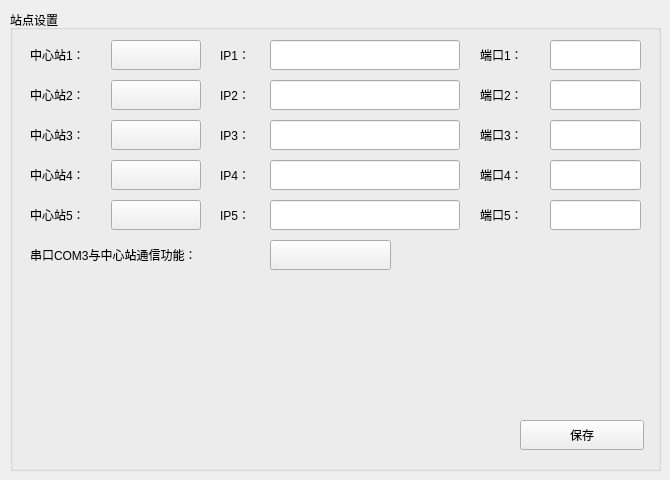
    <widget class="QWidget" name="page_4">
     <widget class="QGroupBox" name="gbox_site">
      <property name="geometry">
       <rect>
        <x>10</x>
        <y>10</y>
        <width>651</width>
        <height>461</height>
       </rect>
      </property>
      <property name="styleSheet">
       <string notr="true"/>
      </property>
      <property name="title">
       <string>站点设置</string>
      </property>
      <widget class="QLabel" name="label_47">
       <property name="geometry">
        <rect>
         <x>20</x>
         <y>30</y>
         <width>90</width>
         <height>30</height>
        </rect>
       </property>
       <property name="text">
        <string>中心站1：</string>
       </property>
       <property name="buddy">
        <cstring>btn_server1Open</cstring>
       </property>
      </widget>
      <widget class="QLabel" name="label_53">
       <property name="geometry">
        <rect>
         <x>20</x>
         <y>70</y>
         <width>90</width>
         <height>30</height>
        </rect>
       </property>
       <property name="text">
        <string>中心站2：</string>
       </property>
       <property name="buddy">
        <cstring>btn_server2Open</cstring>
       </property>
      </widget>
      <widget class="QLabel" name="label_54">
       <property name="geometry">
        <rect>
         <x>20</x>
         <y>110</y>
         <width>90</width>
         <height>30</height>
        </rect>
       </property>
       <property name="text">
        <string>中心站3：</string>
       </property>
       <property name="buddy">
        <cstring>btn_server3Open</cstring>
       </property>
      </widget>
      <widget class="QLabel" name="label_55">
       <property name="geometry">
        <rect>
         <x>20</x>
         <y>150</y>
         <width>90</width>
         <height>30</height>
        </rect>
       </property>
       <property name="text">
        <string>中心站4：</string>
       </property>
       <property name="buddy">
        <cstring>btn_server4Open</cstring>
       </property>
      </widget>
      <widget class="mySwitchButton" name="btn_server1Open">
       <property name="geometry">
        <rect>
         <x>101</x>
         <y>30</y>
         <width>90</width>
         <height>30</height>
        </rect>
       </property>
       <property name="text">
        <string/>
       </property>
       <property name="autoDefault">
        <bool>true</bool>
       </property>
      </widget>
      <widget class="mySwitchButton" name="btn_server2Open">
       <property name="geometry">
        <rect>
         <x>101</x>
         <y>70</y>
         <width>90</width>
         <height>30</height>
        </rect>
       </property>
       <property name="text">
        <string/>
       </property>
       <property name="autoDefault">
        <bool>true</bool>
       </property>
      </widget>
      <widget class="mySwitchButton" name="btn_server3Open">
       <property name="geometry">
        <rect>
         <x>101</x>
         <y>110</y>
         <width>90</width>
         <height>30</height>
        </rect>
       </property>
       <property name="text">
        <string/>
       </property>
       <property name="autoDefault">
        <bool>true</bool>
       </property>
      </widget>
      <widget class="mySwitchButton" name="btn_server4Open">
       <property name="geometry">
        <rect>
         <x>101</x>
         <y>150</y>
         <width>90</width>
         <height>30</height>
        </rect>
       </property>
       <property name="text">
        <string/>
       </property>
       <property name="autoDefault">
        <bool>true</bool>
       </property>
      </widget>
      <widget class="QLabel" name="label_56">
       <property name="geometry">
        <rect>
         <x>210</x>
         <y>30</y>
         <width>50</width>
         <height>30</height>
        </rect>
       </property>
       <property name="text">
        <string>IP1：</string>
       </property>
       <property name="buddy">
        <cstring>txtIP1</cstring>
       </property>
      </widget>
      <widget class="QLabel" name="label_57">
       <property name="geometry">
        <rect>
         <x>210</x>
         <y>70</y>
         <width>50</width>
         <height>30</height>
        </rect>
       </property>
       <property name="text">
        <string>IP2：</string>
       </property>
       <property name="buddy">
        <cstring>txtIP2</cstring>
       </property>
      </widget>
      <widget class="QLabel" name="label_58">
       <property name="geometry">
        <rect>
         <x>210</x>
         <y>110</y>
         <width>50</width>
         <height>30</height>
        </rect>
       </property>
       <property name="text">
        <string>IP3：</string>
       </property>
       <property name="buddy">
        <cstring>txtIP3</cstring>
       </property>
      </widget>
      <widget class="QLabel" name="label_59">
       <property name="geometry">
        <rect>
         <x>210</x>
         <y>150</y>
         <width>50</width>
         <height>30</height>
        </rect>
       </property>
       <property name="text">
        <string>IP4：</string>
       </property>
       <property name="buddy">
        <cstring>txtIP4</cstring>
       </property>
      </widget>
      <widget class="QLabel" name="label_60">
       <property name="geometry">
        <rect>
         <x>470</x>
         <y>30</y>
         <width>60</width>
         <height>30</height>
        </rect>
       </property>
       <property name="text">
        <string>端口1：</string>
       </property>
       <property name="buddy">
        <cstring>txtPort1</cstring>
       </property>
      </widget>
      <widget class="QLabel" name="label_61">
       <property name="geometry">
        <rect>
         <x>470</x>
         <y>70</y>
         <width>60</width>
         <height>30</height>
        </rect>
       </property>
       <property name="text">
        <string>端口2：</string>
       </property>
       <property name="buddy">
        <cstring>txtPort2</cstring>
       </property>
      </widget>
      <widget class="QLabel" name="label_62">
       <property name="geometry">
        <rect>
         <x>470</x>
         <y>110</y>
         <width>60</width>
         <height>30</height>
        </rect>
       </property>
       <property name="text">
        <string>端口3：</string>
       </property>
       <property name="buddy">
        <cstring>txtPort3</cstring>
       </property>
      </widget>
      <widget class="QLabel" name="label_63">
       <property name="geometry">
        <rect>
         <x>470</x>
         <y>150</y>
         <width>60</width>
         <height>30</height>
        </rect>
       </property>
       <property name="text">
        <string>端口4：</string>
       </property>
       <property name="buddy">
        <cstring>txtPort4</cstring>
       </property>
      </widget>
      <widget class="QLineEdit" name="txtIP1">
       <property name="geometry">
        <rect>
         <x>260</x>
         <y>30</y>
         <width>190</width>
         <height>30</height>
        </rect>
       </property>
      </widget>
      <widget class="QLineEdit" name="txtIP2">
       <property name="geometry">
        <rect>
         <x>260</x>
         <y>70</y>
         <width>190</width>
         <height>30</height>
        </rect>
       </property>
      </widget>
      <widget class="QLineEdit" name="txtIP3">
       <property name="geometry">
        <rect>
         <x>260</x>
         <y>110</y>
         <width>190</width>
         <height>30</height>
        </rect>
       </property>
      </widget>
      <widget class="QLineEdit" name="txtIP4">
       <property name="geometry">
        <rect>
         <x>260</x>
         <y>150</y>
         <width>190</width>
         <height>30</height>
        </rect>
       </property>
      </widget>
      <widget class="QLineEdit" name="txtPort1">
       <property name="geometry">
        <rect>
         <x>540</x>
         <y>30</y>
         <width>91</width>
         <height>30</height>
        </rect>
       </property>
      </widget>
      <widget class="QLineEdit" name="txtPort2">
       <property name="geometry">
        <rect>
         <x>540</x>
         <y>70</y>
         <width>91</width>
         <height>30</height>
        </rect>
       </property>
      </widget>
      <widget class="QLineEdit" name="txtPort3">
       <property name="geometry">
        <rect>
         <x>540</x>
         <y>110</y>
         <width>91</width>
         <height>30</height>
        </rect>
       </property>
      </widget>
      <widget class="QLineEdit" name="txtPort4">
       <property name="geometry">
        <rect>
         <x>540</x>
         <y>150</y>
         <width>91</width>
         <height>30</height>
        </rect>
       </property>
      </widget>
      <widget class="QLabel" name="label_43">
       <property name="geometry">
        <rect>
         <x>20</x>
         <y>230</y>
         <width>251</width>
         <height>30</height>
        </rect>
       </property>
       <property name="text">
        <string>串口COM3与中心站通信功能：</string>
       </property>
       <property name="buddy">
        <cstring>btn_com3ToServerOpen</cstring>
       </property>
      </widget>
      <widget class="mySwitchButton" name="btn_com3ToServerOpen">
       <property name="geometry">
        <rect>
         <x>260</x>
         <y>230</y>
         <width>121</width>
         <height>30</height>
        </rect>
       </property>
       <property name="text">
        <string/>
       </property>
      </widget>
      <widget class="QPushButton" name="btn_SaveSite">
       <property name="geometry">
        <rect>
         <x>510</x>
         <y>410</y>
         <width>124</width>
         <height>30</height>
        </rect>
       </property>
       <property name="text">
        <string>保存</string>
       </property>
       <property name="iconSize">
        <size>
         <width>120</width>
         <height>40</height>
        </size>
       </property>
      </widget>
      <widget class="QLineEdit" name="txtPort4_2">
       <property name="geometry">
        <rect>
         <x>540</x>
         <y>190</y>
         <width>91</width>
         <height>30</height>
        </rect>
       </property>
      </widget>
      <widget class="QLabel" name="label_80">
       <property name="geometry">
        <rect>
         <x>210</x>
         <y>190</y>
         <width>50</width>
         <height>30</height>
        </rect>
       </property>
       <property name="text">
        <string>IP5：</string>
       </property>
       <property name="buddy">
        <cstring>txtIP4_2</cstring>
       </property>
      </widget>
      <widget class="QLineEdit" name="txtIP4_2">
       <property name="geometry">
        <rect>
         <x>260</x>
         <y>190</y>
         <width>190</width>
         <height>30</height>
        </rect>
       </property>
      </widget>
      <widget class="QLabel" name="label_78">
       <property name="geometry">
        <rect>
         <x>20</x>
         <y>190</y>
         <width>90</width>
         <height>30</height>
        </rect>
       </property>
       <property name="text">
        <string>中心站5：</string>
       </property>
       <property name="buddy">
        <cstring>btn_server4Open_2</cstring>
       </property>
      </widget>
      <widget class="QLabel" name="label_79">
       <property name="geometry">
        <rect>
         <x>470</x>
         <y>190</y>
         <width>60</width>
         <height>30</height>
        </rect>
       </property>
       <property name="text">
        <string>端口5：</string>
       </property>
       <property name="buddy">
        <cstring>txtPort4_2</cstring>
       </property>
      </widget>
      <widget class="mySwitchButton" name="btn_server4Open_2">
       <property name="geometry">
        <rect>
         <x>101</x>
         <y>190</y>
         <width>90</width>
         <height>30</height>
        </rect>
       </property>
       <property name="text">
        <string/>
       </property>
       <property name="autoDefault">
        <bool>true</bool>
       </property>
      </widget>
     </widget>
    </widget>
